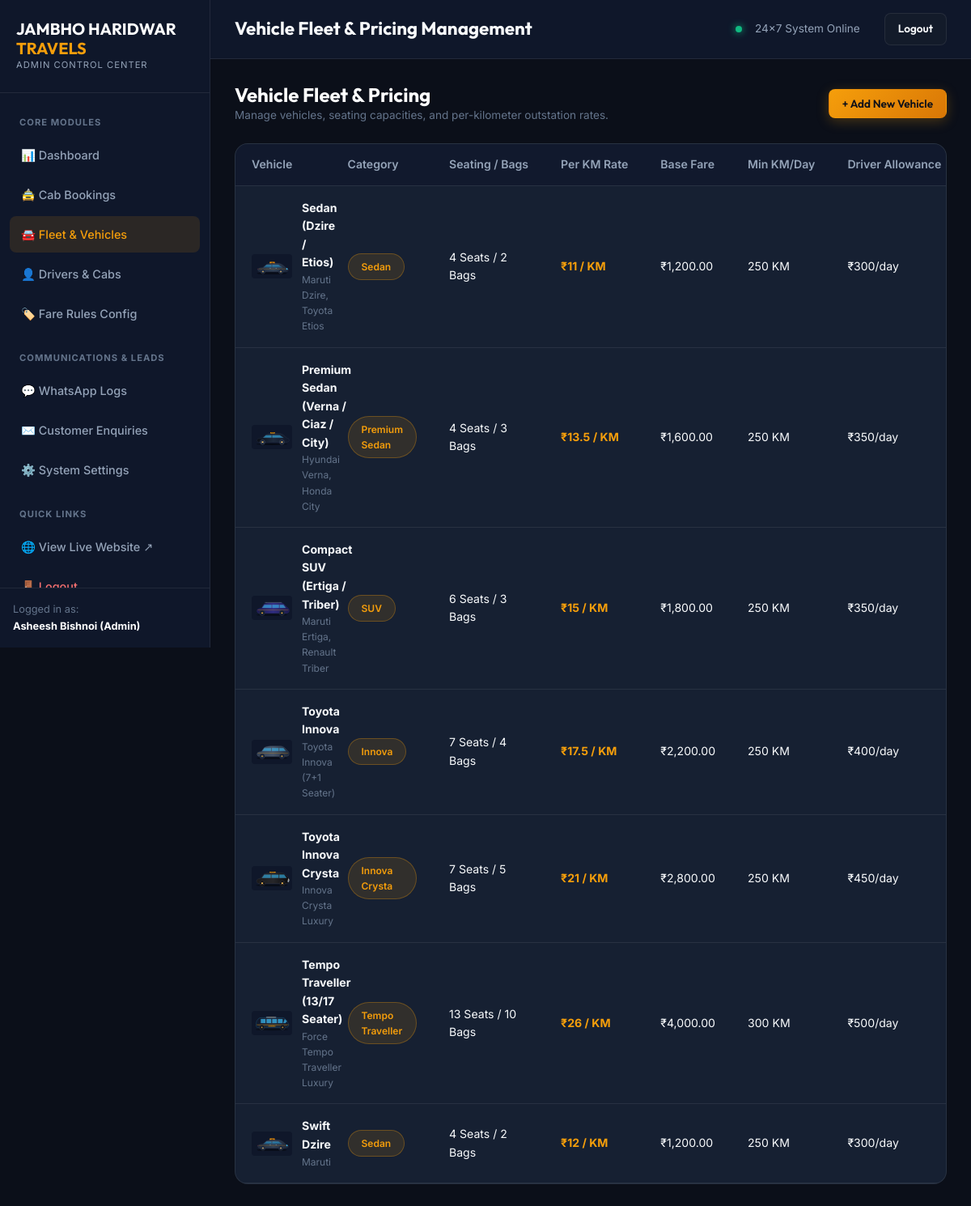
The page /admin/vehicles.php (signed in) on the database as committed earlier.
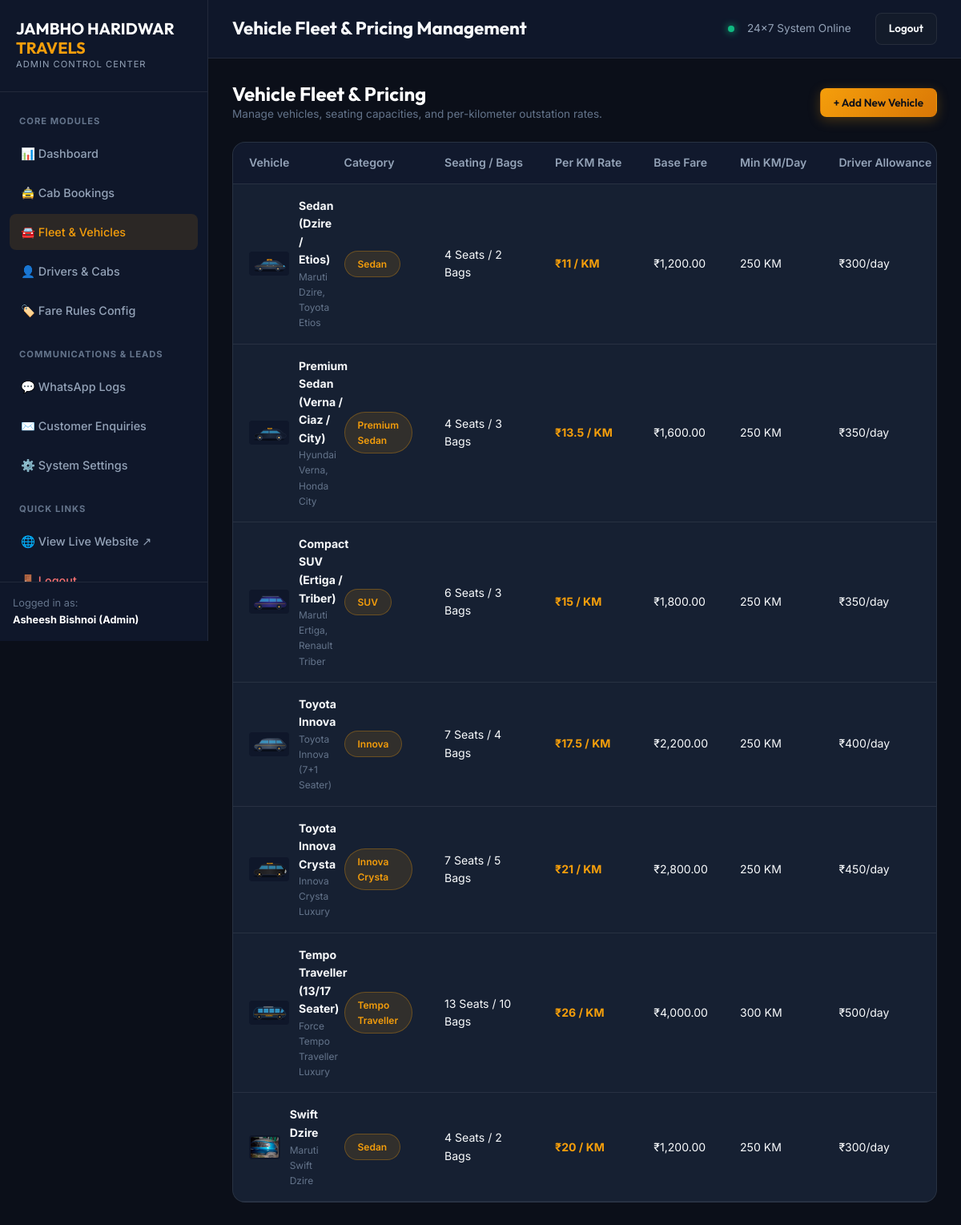
The same page on the database as committed later.
### tables this page shows
CREATE TABLE vehicles (
            id INTEGER PRIMARY KEY AUTOINCREMENT,
            name TEXT NOT NULL,
            category TEXT NOT NULL, -- Sedan, SUV, Premium Sedan, Innova, Innova Crysta, Tempo Traveller
            model_example TEXT,
            image_url TEXT,
            seating_capacity INTEGER NOT NULL,
            luggage_capacity INTEGER NOT NULL,
            ac_type TEXT DEFAULT 'AC',
            per_km_rate REAL NOT NULL,
            base_fare REAL NOT NULL,
            min_km INTEGER DEFAULT 250,
            driver_allowance_per_day REAL DEFAULT 300,
            description TEXT,
            is_active INTEGER DEFAULT 1,
            created_at DATETIME DEFAULT CURRENT_TIMESTAMP
        );

### includes/functions.php (called while the page is built, shortened)
<?php
function getVehicleImageUrl(?string $img): string {
    if (preg_match('/^https?:\/\//i', $img)) {
        return $img;
    }
    return BASE_URL . '/' . ltrim($img, '/');
}

### admin/vehicles.php (the view, shortened to what this page needs)
<?php
require_once __DIR__ . '/header.php';
$db = Database::getConnection();
$vehicles = $db->query("SELECT * FROM vehicles ORDER BY id ASC")->fetchAll();
?>
<div style="display: flex; justify-content: space-between; align-items: center; margin-bottom: 24px;">
  <div>
    <h2 style="font-size: 1.5rem; color: #fff; margin: 0;">Vehicle Fleet & Pricing</h2>
    <p style="color: var(--text-dim); font-size: 0.85rem;">Manage vehicles, seating capacities, and per-kilometer outstation rates.</p>
  </div>
  <button type="button" onclick="openVehicleModal()" class="btn btn-primary btn-sm">+ Add New Vehicle</button>
</div>
<div class="card-table">
  <div class="table-responsive">
    <table class="data-table">
      <thead>
        <tr>
          <th>Vehicle</th>
          <th>Category</th>
          <th>Seating / Bags</th>
          <th>Per KM Rate</th>
          <th>Base Fare</th>
          <th>Min KM/Day</th>
          <th>Driver Allowance</th>
        </tr>
      </thead>
      <tbody>
        <?php foreach ($vehicles as $v): ?>
          <tr>
            <td>
              <div style="display: flex; align-items: center; gap: 12px;">
                <img src="<?php echo getVehicleImageUrl($v['image_url']); ?>" alt="" onerror="this.onerror=null;this.src='<?php echo BASE_URL; ?>/assets/images/sedan.svg';" style="width: 50px; height: 30px; object-fit: contain; background: #0f172a; border-radius: 4px; padding: 2px;">
                <div>
                  <strong><?php echo htmlspecialchars($v['name']); ?></strong>
                  <div style="font-size: 0.75rem; color: var(--text-dim);"><?php echo htmlspecialchars($v['model_example']); ?></div>
                </div>
              </div>
            </td>
            <td><span class="badge-pill" style="margin: 0; font-size: 0.75rem;"><?php echo htmlspecialchars($v['category']); ?></span></td>
            <td><?php echo $v['seating_capacity']; ?> Seats / <?php echo $v['luggage_capacity']; ?> Bags</td>
            <td><strong style="color: var(--primary);">₹<?php echo $v['per_km_rate']; ?> / KM</strong></td>
            <td>₹<?php echo number_format($v['base_fare'], 2); ?></td>
            <td><?php echo $v['min_km']; ?> KM</td>
            <td>₹<?php echo $v['driver_allowance_per_day']; ?>/day</td>
          </tr>
        <?php endforeach; ?>
      </tbody>
    </table>
  </div>
</div>
<?php require_once __DIR__ . '/footer.php'; ?>

Rows that differ between the two databases and show on the page:
changed vehicles "Swift Dzire": image_url: picture added in place of a placeholder; model_example "Maruti" → "Maruti Swift Dzire"; per_km_rate "12" → "20"
